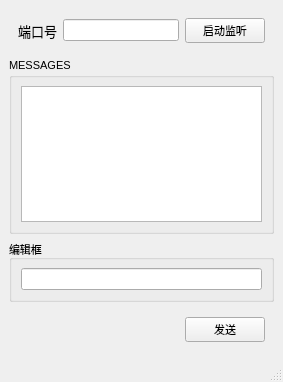
<?xml version="1.0" encoding="UTF-8"?>
<ui version="4.0">
 <class>MainWindow</class>
 <widget class="QMainWindow" name="MainWindow">
  <property name="geometry">
   <rect>
    <x>0</x>
    <y>0</y>
    <width>283</width>
    <height>382</height>
   </rect>
  </property>
  <property name="windowTitle">
   <string>MainWindow</string>
  </property>
  <widget class="QWidget" name="centralwidget">
   <layout class="QVBoxLayout" name="verticalLayout">
    <item>
     <widget class="QWidget" name="widget" native="true">
      <layout class="QHBoxLayout" name="horizontalLayout">
       <item>
        <widget class="QLabel" name="label">
         <property name="font">
          <font>
           <pointsize>10</pointsize>
          </font>
         </property>
         <property name="text">
          <string>端口号</string>
         </property>
        </widget>
       </item>
       <item>
        <widget class="QLineEdit" name="port">
         <property name="font">
          <font>
           <pointsize>8</pointsize>
          </font>
         </property>
        </widget>
       </item>
       <item>
        <widget class="QPushButton" name="setListen">
         <property name="font">
          <font>
           <pointsize>8</pointsize>
          </font>
         </property>
         <property name="text">
          <string>启动监听</string>
         </property>
        </widget>
       </item>
      </layout>
     </widget>
    </item>
    <item>
     <widget class="QGroupBox" name="groupBox">
      <property name="font">
       <font>
        <pointsize>8</pointsize>
       </font>
      </property>
      <property name="title">
       <string>MESSAGES</string>
      </property>
      <layout class="QHBoxLayout" name="horizontalLayout_2">
       <item>
        <widget class="QTextEdit" name="record"/>
       </item>
      </layout>
     </widget>
    </item>
    <item>
     <widget class="QGroupBox" name="groupBox_2">
      <property name="sizePolicy">
       <sizepolicy hsizetype="Preferred" vsizetype="Preferred">
        <horstretch>0</horstretch>
        <verstretch>0</verstretch>
       </sizepolicy>
      </property>
      <property name="maximumSize">
       <size>
        <width>16777215</width>
        <height>111</height>
       </size>
      </property>
      <property name="font">
       <font>
        <pointsize>8</pointsize>
       </font>
      </property>
      <property name="title">
       <string>编辑框</string>
      </property>
      <layout class="QHBoxLayout" name="horizontalLayout_3">
       <item>
        <widget class="QLineEdit" name="msg"/>
       </item>
      </layout>
     </widget>
    </item>
    <item>
     <widget class="QWidget" name="widget_2" native="true">
      <layout class="QHBoxLayout" name="horizontalLayout_5">
       <item>
        <spacer name="horizontalSpacer">
         <property name="orientation">
          <enum>Qt::Horizontal</enum>
         </property>
         <property name="sizeHint" stdset="0">
          <size>
           <width>158</width>
           <height>20</height>
          </size>
         </property>
        </spacer>
       </item>
       <item>
        <widget class="QPushButton" name="sendMsg">
         <property name="font">
          <font>
           <pointsize>8</pointsize>
          </font>
         </property>
         <property name="text">
          <string>发送</string>
         </property>
        </widget>
       </item>
      </layout>
     </widget>
    </item>
   </layout>
  </widget>
  <widget class="QMenuBar" name="menubar">
   <property name="geometry">
    <rect>
     <x>0</x>
     <y>0</y>
     <width>283</width>
     <height>21</height>
    </rect>
   </property>
  </widget>
  <widget class="QStatusBar" name="statusbar"/>
 </widget>
 <resources/>
 <connections/>
</ui>
